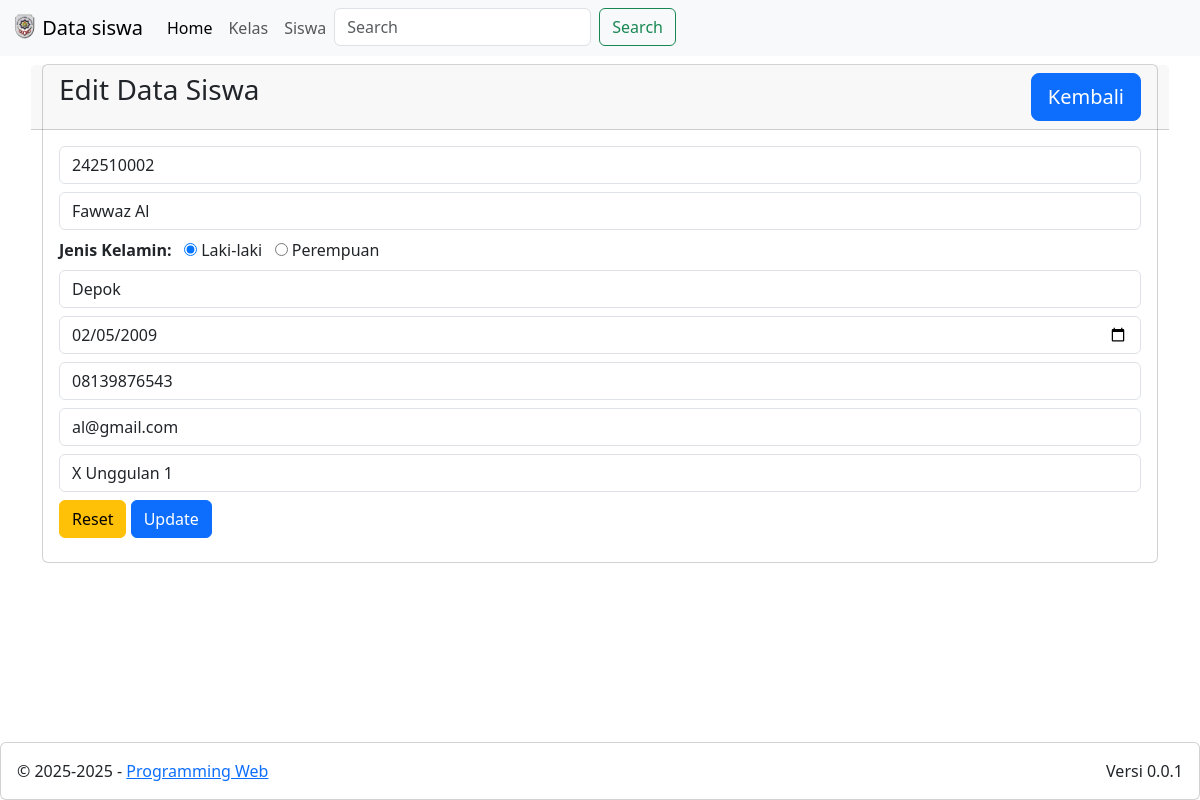
Screenshot of /ptswebpro8/index.php?m=siswa&s=edit&id=2 with the database file from the repository.
### tables this page shows
CREATE TABLE `students` (
  `id` int(11) NOT NULL,
  `nis` varchar(9) NOT NULL,
  `name` varchar(100) NOT NULL,
  `gender` varchar(9) NOT NULL,
  `pob` varchar(100) NOT NULL COMMENT 'place of birth',
  `dob` date NOT NULL COMMENT 'date of birth',
  `address` varchar(255) NOT NULL,
  `phone` varchar(15) NOT NULL,
  `email` varchar(100) NOT NULL,
  `photo` varchar(100) NOT NULL,
  `grade_id` int(11) NOT NULL
);

CREATE TABLE `grades` (
  `id` int(11) NOT NULL,
  `grade` varchar(75) NOT NULL,
  `room` varchar(50) NOT NULL,
  `capacity` int(11) NOT NULL,
  `fill` int(11) NOT NULL
);

### ptswebpro8/siswa/edit.php (the view, shortened to what this page needs)
<div class="row">
    <div class="col-12">
        <div class="card">
            <div class="card-header row">
                <div class="card-title h3 col-8">Edit Data Siswa</div>
                <div class="col-4">
                    <a href="?m=siswa&s=view" class="btn btn-lg btn-primary float-end">Kembali</a>
                </div>
            </div>
            <?php
            include_once('config.php');
            $id = $_GET['id'];
            $sql = "SELECT * FROM students WHERE id='$id'";
            $result = mysqli_query($conn, $sql);
            $r = mysqli_fetch_assoc($result);
            ?>
            <div class="card-body">
                <form action="?m=siswa&s=update" method="post">
                    <div class="mb-2">
                        <input type="text" class="form-control" name="nis" value="<?= $r['nis'] ?>" placeholder="Nomor Induk Siswa" required autofocus>
                    </div>
                    <div class="mb-2">
                        <input type="text" class="form-control" name="name" value="<?= $r['name'] ?>" placeholder="Nama Siswa" required>
                    </div>
                    <div class="mb-2">
                        <label for="">Jenis Kelamin: &nbsp;</label>
                        <input type="radio" name="gender" value="Laki-laki" <?= $r['gender'] == 'Laki-laki' ? 'checked' : '' ?>> Laki-laki &nbsp;
                        <input type="radio" name="gender" value="Perempuan" <?= $r['gender'] == 'Perempuan' ? 'checked' : '' ?>> Perempuan
                    </div>
                    <div class="mb-2">
                        <input type="text" class="form-control" name="pob" value="<?= $r['pob'] ?>" placeholder="Tempat Lahir (isi dengan nama Kabupaten/Kota)">
                    </div>
                    <div class="mb-2">
                        <input type="date" class="form-control" name="dob" value="<?= $r['dob'] ?>" placeholder="Tanggal Lahir">
                    </div>
                    <div class="mb-2">
                        <input type="text" class="form-control" name="phone" value="<?= $r['phone'] ?>" placeholder="Telepon">
                    </div>
                    <div class="mb-2">
                        <input type="text" class="form-control" name="email" value="<?= $r['email'] ?>" placeholder="Email">
                    </div>
                    <div class="mb-2">
                        <select name="grade_id" class="form-control" required>
                            <?php
                            include_once("config.php");
                            $sql = "SELECT * FROM grades";
                            $result = mysqli_query($conn, $sql);
                            while ($r1 = mysqli_fetch_assoc($result)) {
                                echo '<option value="'.$r1['id'].'" '.($r['grade_id'] == $r1['id'] ? 'selected' : '').'>'.$r1['grade'].'</option>';
                            }
                            ?>
                        </select>
                    </div>
                    <div class="mb-2">
                        <input type="reset" class="btn btn-warning">
                        <input type="submit" value="Update" class="btn btn-primary" name="update">
                    </div>
                </form>
            </div>
        </div>
    </div>
</div>

### ptswebpro8/siswa/edit.php (style rules this page uses)
label { font-weight: bold; }

### rows the page displays
students: nis "242510002", name "Fawwaz Al", gender "☑", pob "Depok", dob "02/05/2009", phone "08139876543", email "al@gmail.com", grade_id "X Unggulan 1"
